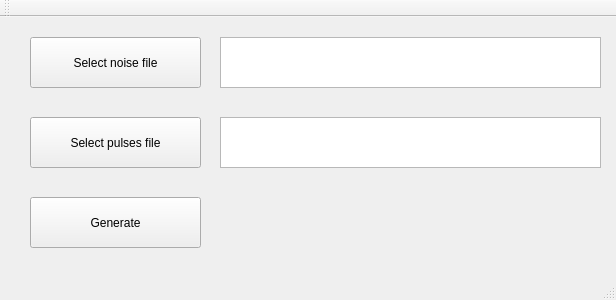
<?xml version="1.0" encoding="UTF-8"?>
<ui version="4.0">
 <class>MainWindow</class>
 <widget class="QMainWindow" name="MainWindow">
  <property name="enabled">
   <bool>true</bool>
  </property>
  <property name="geometry">
   <rect>
    <x>0</x>
    <y>0</y>
    <width>616</width>
    <height>300</height>
   </rect>
  </property>
  <property name="minimumSize">
   <size>
    <width>616</width>
    <height>300</height>
   </size>
  </property>
  <property name="maximumSize">
   <size>
    <width>616</width>
    <height>300</height>
   </size>
  </property>
  <property name="windowTitle">
   <string>MainWindow</string>
  </property>
  <widget class="QWidget" name="centralWidget">
   <widget class="QPushButton" name="Noise">
    <property name="geometry">
     <rect>
      <x>30</x>
      <y>20</y>
      <width>171</width>
      <height>51</height>
     </rect>
    </property>
    <property name="text">
     <string>Select noise file</string>
    </property>
   </widget>
   <widget class="QPushButton" name="Pulse">
    <property name="geometry">
     <rect>
      <x>30</x>
      <y>100</y>
      <width>171</width>
      <height>51</height>
     </rect>
    </property>
    <property name="text">
     <string>Select pulses file</string>
    </property>
   </widget>
   <widget class="QPushButton" name="Generate">
    <property name="geometry">
     <rect>
      <x>30</x>
      <y>180</y>
      <width>171</width>
      <height>51</height>
     </rect>
    </property>
    <property name="text">
     <string>Generate</string>
    </property>
   </widget>
   <widget class="QTextBrowser" name="noise_file">
    <property name="geometry">
     <rect>
      <x>220</x>
      <y>20</y>
      <width>381</width>
      <height>51</height>
     </rect>
    </property>
   </widget>
   <widget class="QTextBrowser" name="pulse_file">
    <property name="geometry">
     <rect>
      <x>220</x>
      <y>100</y>
      <width>381</width>
      <height>51</height>
     </rect>
    </property>
   </widget>
   <widget class="QLabel" name="label">
    <property name="geometry">
     <rect>
      <x>400</x>
      <y>180</y>
      <width>201</width>
      <height>71</height>
     </rect>
    </property>
    <property name="text">
     <string/>
    </property>
    <property name="pixmap">
     <pixmap>../../Downloads/xifulogo.jpg</pixmap>
    </property>
    <property name="scaledContents">
     <bool>true</bool>
    </property>
   </widget>
  </widget>
  <widget class="QMenuBar" name="menuBar">
   <property name="geometry">
    <rect>
     <x>0</x>
     <y>0</y>
     <width>616</width>
     <height>26</height>
    </rect>
   </property>
  </widget>
  <widget class="QToolBar" name="mainToolBar">
   <attribute name="toolBarArea">
    <enum>TopToolBarArea</enum>
   </attribute>
   <attribute name="toolBarBreak">
    <bool>false</bool>
   </attribute>
  </widget>
  <widget class="QStatusBar" name="statusBar"/>
 </widget>
 <layoutdefault spacing="6" margin="11"/>
 <resources/>
 <connections>
  <connection>
   <sender>Noise</sender>
   <signal>clicked()</signal>
   <receiver>MainWindow</receiver>
   <slot>open_noise()</slot>
   <hints>
    <hint type="sourcelabel">
     <x>89</x>
     <y>106</y>
    </hint>
    <hint type="destinationlabel">
     <x>166</x>
     <y>130</y>
    </hint>
   </hints>
  </connection>
  <connection>
   <sender>Pulse</sender>
   <signal>clicked()</signal>
   <receiver>MainWindow</receiver>
   <slot>open_pulse()</slot>
   <hints>
    <hint type="sourcelabel">
     <x>79</x>
     <y>172</y>
    </hint>
    <hint type="destinationlabel">
     <x>189</x>
     <y>211</y>
    </hint>
   </hints>
  </connection>
 </connections>
 <slots>
  <slot>open_noise()</slot>
  <slot>open_pulse()</slot>
 </slots>
</ui>
